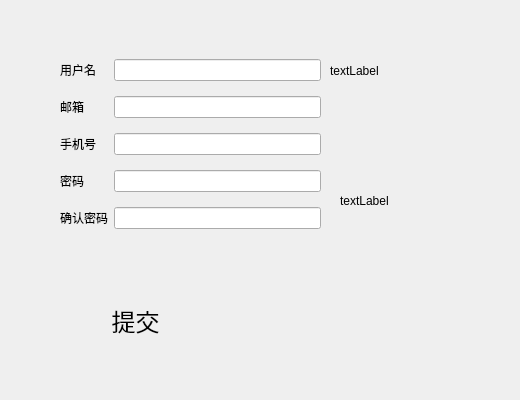
<?xml version="1.0" encoding="UTF-8"?>
<ui version="4.0">
 <class>Enroll</class>
 <widget class="QWidget" name="Enroll">
  <property name="geometry">
   <rect>
    <x>0</x>
    <y>0</y>
    <width>520</width>
    <height>400</height>
   </rect>
  </property>
  <property name="windowTitle">
   <string>Form</string>
  </property>
  <property name="styleSheet">
   <string notr="true">QToolButton{
	border-style:none;
}
</string>
  </property>
  <widget class="QWidget" name="widget" native="true">
   <property name="geometry">
    <rect>
     <x>0</x>
     <y>0</y>
     <width>520</width>
     <height>400</height>
    </rect>
   </property>
   <widget class="QWidget" name="gridLayoutWidget_2">
    <property name="geometry">
     <rect>
      <x>60</x>
      <y>50</y>
      <width>261</width>
      <height>191</height>
     </rect>
    </property>
    <layout class="QGridLayout" name="gridLayout_2">
     <item row="3" column="1">
      <widget class="QLineEdit" name="password">
       <property name="echoMode">
        <enum>QLineEdit::Password</enum>
       </property>
      </widget>
     </item>
     <item row="3" column="0">
      <widget class="QLabel" name="passwordlabel">
       <property name="text">
        <string>密码</string>
       </property>
      </widget>
     </item>
     <item row="2" column="1">
      <widget class="QLineEdit" name="phonenumber"/>
     </item>
     <item row="4" column="1">
      <widget class="QLineEdit" name="checkpassword">
       <property name="echoMode">
        <enum>QLineEdit::Password</enum>
       </property>
      </widget>
     </item>
     <item row="0" column="1">
      <widget class="QLineEdit" name="name"/>
     </item>
     <item row="2" column="0">
      <widget class="QLabel" name="phonelabel">
       <property name="text">
        <string>手机号</string>
       </property>
      </widget>
     </item>
     <item row="4" column="0">
      <widget class="QLabel" name="checkpasswordlabel">
       <property name="text">
        <string>确认密码</string>
       </property>
      </widget>
     </item>
     <item row="1" column="1">
      <widget class="QLineEdit" name="email"/>
     </item>
     <item row="0" column="0">
      <widget class="QLabel" name="namelabel">
       <property name="text">
        <string>用户名</string>
       </property>
      </widget>
     </item>
     <item row="1" column="0">
      <widget class="QLabel" name="emaillabel">
       <property name="text">
        <string>邮箱</string>
       </property>
      </widget>
     </item>
    </layout>
   </widget>
   <widget class="QToolButton" name="putin">
    <property name="geometry">
     <rect>
      <x>60</x>
      <y>300</y>
      <width>151</width>
      <height>41</height>
     </rect>
    </property>
    <property name="font">
     <font>
      <family>楷体_GB2312</family>
      <pointsize>18</pointsize>
      <weight>50</weight>
      <italic>false</italic>
      <bold>false</bold>
     </font>
    </property>
    <property name="styleSheet">
     <string notr="true">font: 18pt &quot;楷体_GB2312&quot;;</string>
    </property>
    <property name="text">
     <string>提交</string>
    </property>
   </widget>
   <widget class="QLabel" name="textLabel">
    <property name="geometry">
     <rect>
      <x>340</x>
      <y>190</y>
      <width>141</width>
      <height>21</height>
     </rect>
    </property>
    <property name="styleSheet">
     <string notr="true"/>
    </property>
    <property name="text">
     <string>textLabel</string>
    </property>
   </widget>
   <widget class="QLabel" name="textLabel_2">
    <property name="geometry">
     <rect>
      <x>330</x>
      <y>60</y>
      <width>131</width>
      <height>21</height>
     </rect>
    </property>
    <property name="styleSheet">
     <string notr="true"/>
    </property>
    <property name="text">
     <string>textLabel</string>
    </property>
   </widget>
  </widget>
 </widget>
 <resources/>
 <connections/>
</ui>
